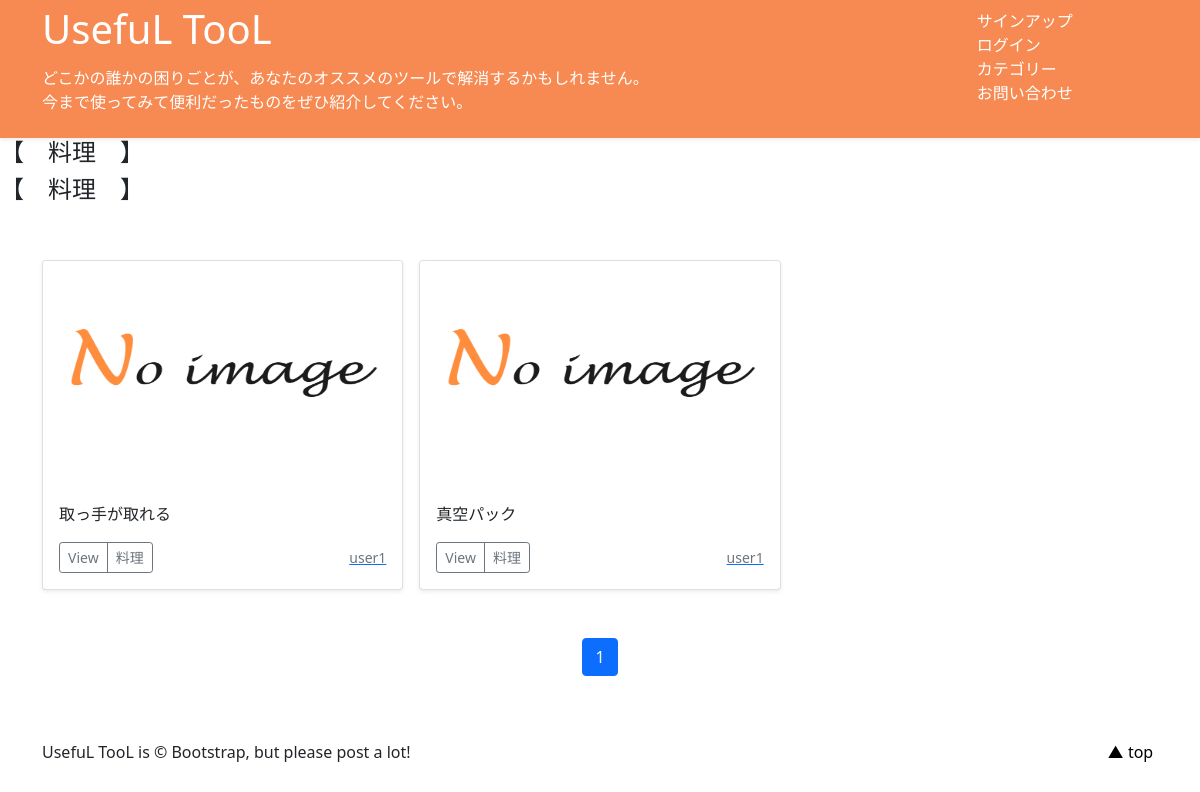
/tools/6, run on the app's committed database.
### tool/models.py (models this page shows, shortened)
class ToolPost(models.Model):
    user = models.ForeignKey(CustomUser,
                             verbose_name = 'ユーザー',
                             on_delete = models.CASCADE )
    category = models.ForeignKey(
        Category,
        verbose_name = 'カテゴリ',
        on_delete = models.PROTECT )
    title = models.CharField(
        verbose_name='タイトル',max_length=30 )
    for_user = models.TextField(
        verbose_name='キーワード', )
    comment = models.TextField(
        verbose_name='コメント', )
    image1 = models.ImageField(
        verbose_name='イメージ1', upload_to= 'tool_img' )
    image2 = models.ImageField(
        verbose_name='イメージ2', upload_to= 'tool_img',
         blank = True, null = True )
    posted_at = models.DateTimeField(
        verbose_name='投稿日時' , auto_now_add = True )

class Category(models.Model):
    title = models.CharField(verbose_name = 'カテゴリ',
                             max_length=20 )
    def __str__(self):
        return self.title

### accounts/models.py (models this page shows)
class CustomUser(AbstractUser):
    pass

### tool/views.py (the view)
# urls.py: path('tools/<int:category>', views.CategoryView.as_view(), name= 'tools_cat'), #475
class CategoryView(ListView):
    template_name = 'cat_page.html'
    paginate_by = 9
    def get_queryset(self):
       category_id = self.kwargs['category']
       categories = ToolPost.objects.filter(category = category_id).order_by('-posted_at')
       return categories

### tool/templates/cat_page.html (shortened to what this page needs)
{% extends 'base.html' %}
    {% block contents %}
    {% for category in object_list %}
    <h4 class="space1">【　{{ category.category }}　】</h4>
    {% endfor %}
    {% include "tools_list.html" %}
    {% include "pagination.html" %}
    {% endblock %}

### 1120 buck_up/tool/templates/tools_list.html (shortened to what this page needs)
  <div class="album py-5 bg-body-tertiary">
    <div class="container">
      <div class="row row-cols-1 row-cols-sm-2 row-cols-md-3 g-3">
        {% for record in object_list %}
        <div class="col">
          <div class="card shadow-sm">
            <img src="{{ record.image1.url }}"
                 class="bd-placeholder-img card-img-top"
                 width="100%" height="225"
                 xmlns="http://www.w3.org/2000/svg"
                 role="img" aria-label="Placeholder: Thumbnail"
                 preserveAspectRatio="xMidYMid slice"
                 focusable="false">
                 <rect width="100%" height="100%" fill="#55595c"/>
            <div class="card-body">
              <p class="card-text">{{record.title}}</p>
              <div class="d-flex justify-content-between align-items-center">
                <div class="btn-group">
                  <button type="button" class="btn btn-sm btn-outline-secondary"
                  onclick="location.href='{% url 'tool:tools_detail' record.pk %}'">View</button>
                  <button type="button" class="btn btn-sm btn-outline-secondary"
                  onclick="location.href='{% url 'tool:tools_cat' category=record.category.id %}'">{{record.category.title}}</button>
                </div>
                <a href="{% url 'tool:user_list' user=record.user.id %}">
                <small class="text-muted">{{record.user.username}}</small>
                </a>
              </div>
            </div>
          </div>
        </div>
        {% endfor %}
      </div>
    </div>
  </div>

### 1120 buck_up/tool/templates/base.html (style rules this page uses)
.bd-placeholder-img { font-size: 1.125rem; text-anchor: middle; -webkit-user-select: none; -moz-user-select: none; user-select: none; }

### data on the page
ToolPost: category "料理", image1 (picture), title "取っ手が取れる", user.username "user1"
ToolPost: category "料理", image1 (picture), title "真空パック", user.username "user1"

### other printed values
{{ num }} "1"
